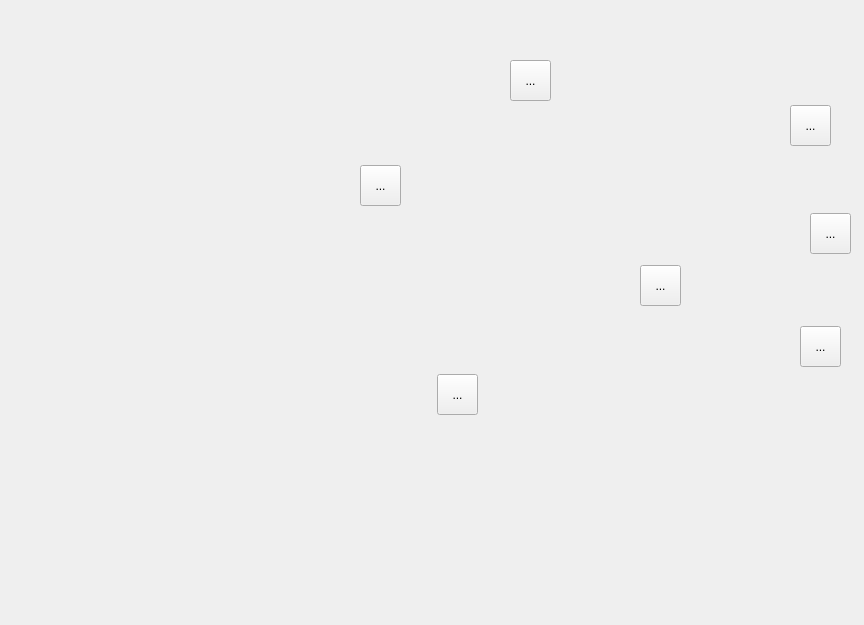
<?xml version="1.0" encoding="UTF-8"?>
<ui version="4.0">
 <class>MusicST</class>
 <widget class="QDialog" name="MusicST">
  <property name="geometry">
   <rect>
    <x>0</x>
    <y>0</y>
    <width>864</width>
    <height>625</height>
   </rect>
  </property>
  <property name="windowTitle">
   <string>Dialog</string>
  </property>
  <widget class="QToolButton" name="tB_1">
   <property name="geometry">
    <rect>
     <x>510</x>
     <y>60</y>
     <width>41</width>
     <height>41</height>
    </rect>
   </property>
   <property name="text">
    <string>...</string>
   </property>
   <property name="icon">
    <iconset resource="res.qrc">
     <normaloff>:/img/resource/Play.png</normaloff>:/img/resource/Play.png</iconset>
   </property>
   <property name="iconSize">
    <size>
     <width>40</width>
     <height>40</height>
    </size>
   </property>
  </widget>
  <widget class="QToolButton" name="tB_2">
   <property name="geometry">
    <rect>
     <x>790</x>
     <y>105</y>
     <width>41</width>
     <height>41</height>
    </rect>
   </property>
   <property name="text">
    <string>...</string>
   </property>
   <property name="icon">
    <iconset resource="res.qrc">
     <normaloff>:/img/resource/Play.png</normaloff>:/img/resource/Play.png</iconset>
   </property>
   <property name="iconSize">
    <size>
     <width>40</width>
     <height>40</height>
    </size>
   </property>
  </widget>
  <widget class="QToolButton" name="tB_3">
   <property name="geometry">
    <rect>
     <x>360</x>
     <y>165</y>
     <width>41</width>
     <height>41</height>
    </rect>
   </property>
   <property name="text">
    <string>...</string>
   </property>
   <property name="icon">
    <iconset resource="res.qrc">
     <normaloff>:/img/resource/Play.png</normaloff>:/img/resource/Play.png</iconset>
   </property>
   <property name="iconSize">
    <size>
     <width>40</width>
     <height>40</height>
    </size>
   </property>
  </widget>
  <widget class="QToolButton" name="tB_4">
   <property name="geometry">
    <rect>
     <x>810</x>
     <y>213</y>
     <width>41</width>
     <height>41</height>
    </rect>
   </property>
   <property name="text">
    <string>...</string>
   </property>
   <property name="icon">
    <iconset resource="res.qrc">
     <normaloff>:/img/resource/Play.png</normaloff>:/img/resource/Play.png</iconset>
   </property>
   <property name="iconSize">
    <size>
     <width>40</width>
     <height>40</height>
    </size>
   </property>
  </widget>
  <widget class="QToolButton" name="tB_5">
   <property name="geometry">
    <rect>
     <x>640</x>
     <y>265</y>
     <width>41</width>
     <height>41</height>
    </rect>
   </property>
   <property name="text">
    <string>...</string>
   </property>
   <property name="icon">
    <iconset resource="res.qrc">
     <normaloff>:/img/resource/Play.png</normaloff>:/img/resource/Play.png</iconset>
   </property>
   <property name="iconSize">
    <size>
     <width>40</width>
     <height>40</height>
    </size>
   </property>
  </widget>
  <widget class="QToolButton" name="tB_6">
   <property name="geometry">
    <rect>
     <x>800</x>
     <y>326</y>
     <width>41</width>
     <height>41</height>
    </rect>
   </property>
   <property name="text">
    <string>...</string>
   </property>
   <property name="icon">
    <iconset resource="res.qrc">
     <normaloff>:/img/resource/Play.png</normaloff>:/img/resource/Play.png</iconset>
   </property>
   <property name="iconSize">
    <size>
     <width>40</width>
     <height>40</height>
    </size>
   </property>
  </widget>
  <widget class="QToolButton" name="tB_7">
   <property name="geometry">
    <rect>
     <x>437</x>
     <y>374</y>
     <width>41</width>
     <height>41</height>
    </rect>
   </property>
   <property name="text">
    <string>...</string>
   </property>
   <property name="icon">
    <iconset resource="res.qrc">
     <normaloff>:/img/resource/Play.png</normaloff>:/img/resource/Play.png</iconset>
   </property>
   <property name="iconSize">
    <size>
     <width>40</width>
     <height>40</height>
    </size>
   </property>
  </widget>
 </widget>
 <resources>
  <include location="res.qrc"/>
 </resources>
 <connections/>
</ui>
